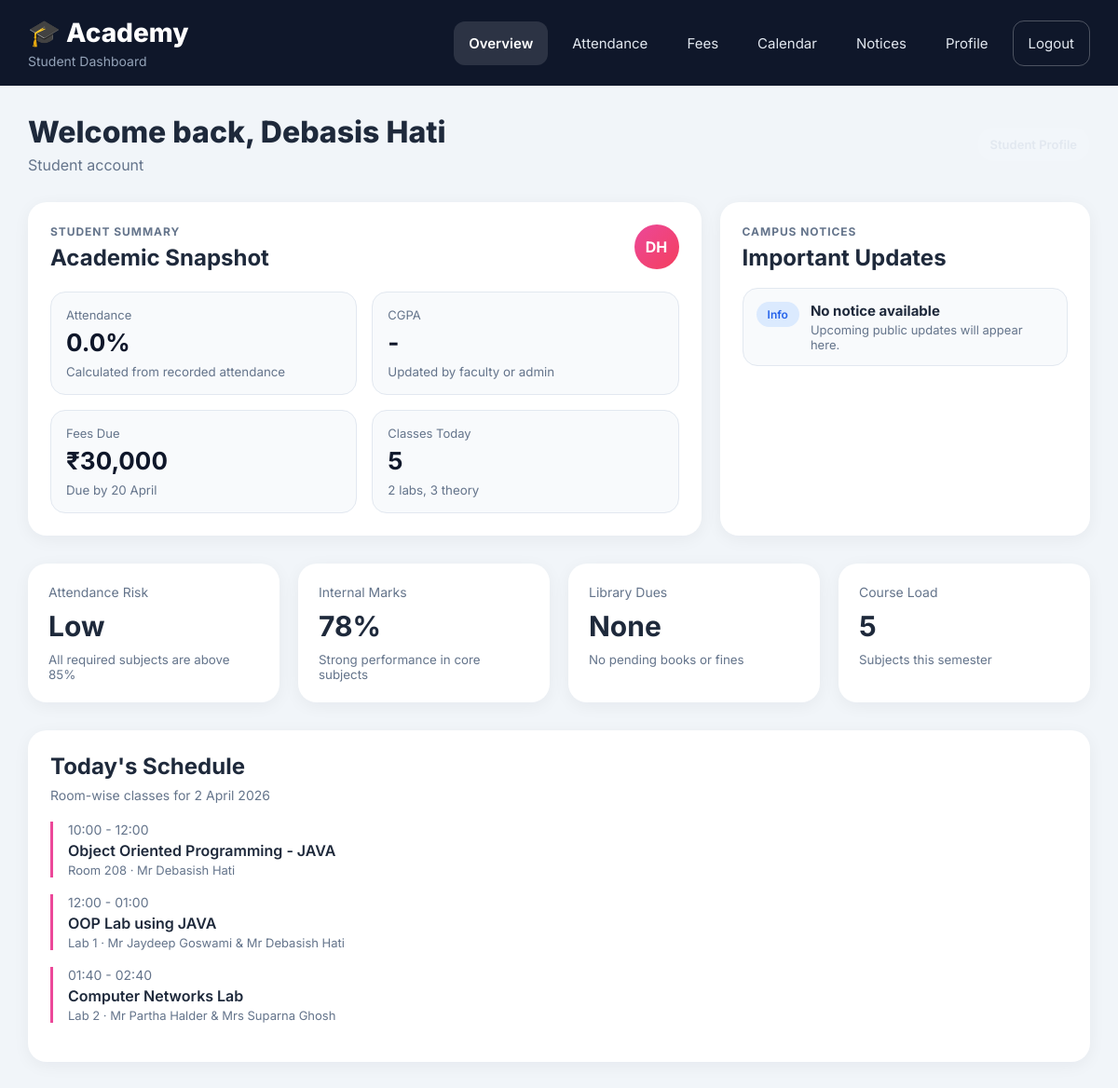
The page /students/dashboard/ (signed in) on the database as committed earlier.
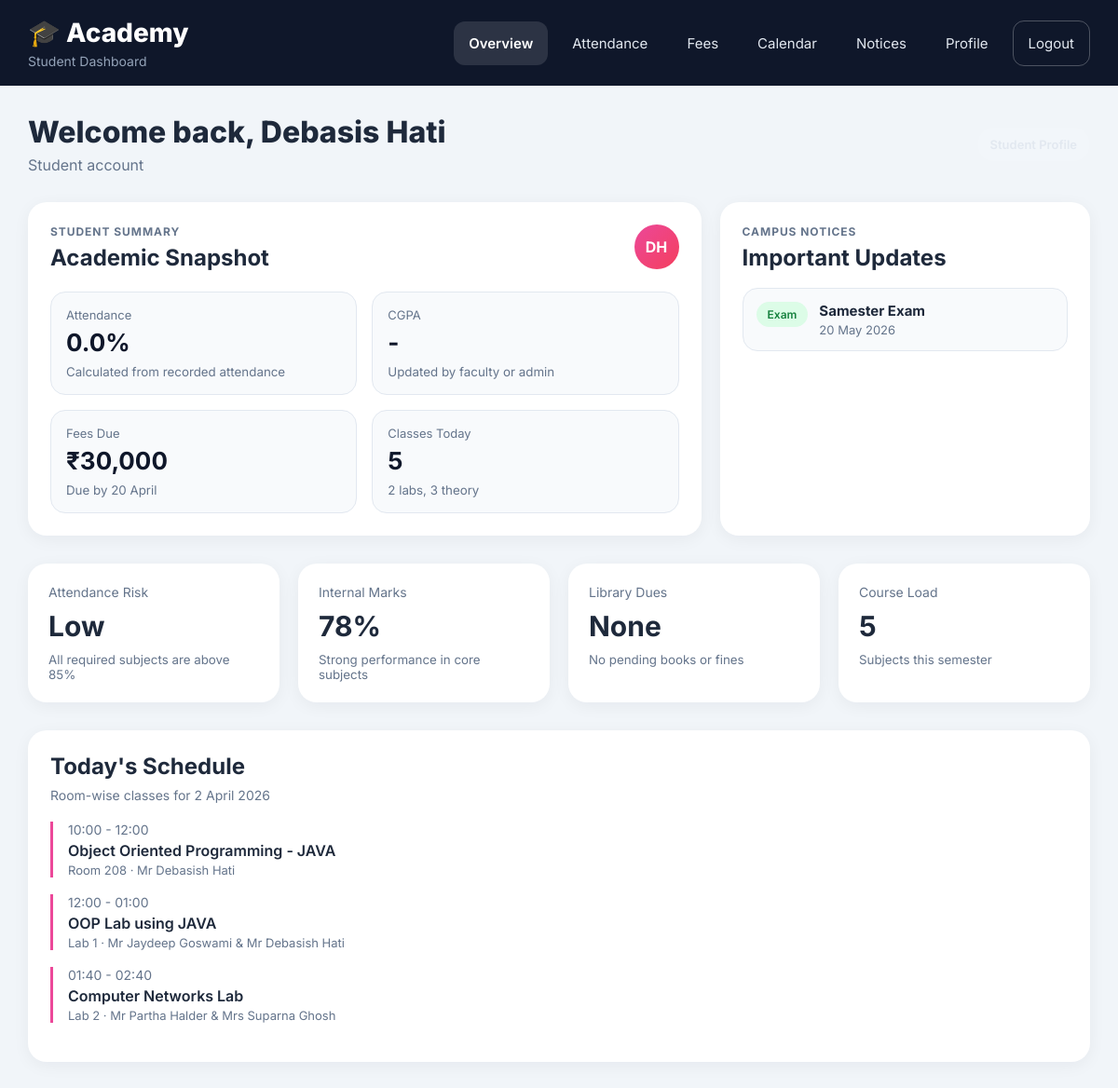
The same page on the database as committed later.
### apps/students/models.py (models this page shows, shortened)
class AcademicCalendarEvent(models.Model):
	EVENT_TYPE_CHOICES = [
		('Event', 'Event'),
		('Holiday', 'Holiday'),
		('Exam', 'Exam'),
		('Notice', 'Notice'),
		('Meeting', 'Meeting'),
	]
	VISIBILITY_CHOICES = [
		('ALL', 'All Users'),
		('FACULTY_ADMIN', 'Faculty and Admin Only'),
	]
	title = models.CharField(max_length=200)
	event_date = models.DateField()
	event_type = models.CharField(max_length=20, choices=EVENT_TYPE_CHOICES, default='Event')
	description = models.TextField(blank=True)
	venue = models.CharField(max_length=200, blank=True)
	visibility = models.CharField(max_length=20, choices=VISIBILITY_CHOICES, default='ALL')
	posted_by = models.ForeignKey(User, on_delete=models.SET_NULL, null=True, blank=True, related_name='posted_academic_events')
	is_active = models.BooleanField(default=True)
	created_at = models.DateTimeField(auto_now_add=True)
	class Meta:
		ordering = ['event_date', 'title']

### apps/students/views.py (the view, shortened to what this page needs)
# urls.py: path('dashboard/', views.student_dashboard, name='dashboard'),
@login_required
def student_dashboard(request):
	profile = getattr(request.user, 'student_profile', None)
	display_name = request.user.get_full_name().strip() or request.user.username
	name_parts = [part[0].upper() for part in display_name.split() if part]
	avatar_text = ''.join(name_parts[:2]) if name_parts else display_name[:2].upper()
	today = date.today()
	selected_month_value = request.GET.get('month', '').strip()
	selected_year = today.year
	selected_month_number = today.month
	selected_month = f'{selected_year:04d}-{selected_month_number:02d}'
	selected_month_label = date(selected_year, selected_month_number, 1).strftime('%B %Y')
	calendar_weekdays = ['Mon', 'Tue', 'Wed', 'Thu', 'Fri', 'Sat', 'Sun']
	month_first_weekday, month_total_days = pycalendar.monthrange(selected_year, selected_month_number)
	month_events_qs = AcademicCalendarEvent.objects.filter(
		is_active=True,
		visibility='ALL',
		event_date__year=selected_year,
		event_date__month=selected_month_number,
	).exclude(
		event_type='Meeting',
	).order_by('event_date', 'title')
	upcoming_events_qs = AcademicCalendarEvent.objects.filter(
		is_active=True,
		visibility='ALL',
		event_date__gte=today,
	).exclude(
		event_type='Meeting',
	).order_by('event_date', 'title')
	event_badge_map = {
		'Event': 'blue',
		'Holiday': 'pink',
		'Exam': 'green',
		'Notice': 'yellow',
	}
	month_event_dates = set(month_events_qs.values_list('event_date', flat=True))
	calendar_cells = []
	for _ in range(month_first_weekday):
		calendar_cells.append({'is_empty': True, 'day_number': '', 'is_today': False, 'has_event': False})
	for day_number in range(1, month_total_days + 1):
		cell_date = date(selected_year, selected_month_number, day_number)
		calendar_cells.append({
			'is_empty': False,
			'day_number': day_number,
			'is_today': cell_date == today,
			'has_event': cell_date in month_event_dates,
		})
	while len(calendar_cells) % 7 != 0:
		calendar_cells.append({'is_empty': True, 'day_number': '', 'is_today': False, 'has_event': False})
	calendar_upcoming_dates = [
		{
			'title': item.title,
			'event_type': item.event_type,
			'event_date': item.event_date,
			'description': item.description,
		}
		for item in upcoming_events_qs[:4]
	]
	calendar_month_events = [
		{
			'title': item.title,
			'event_type': item.event_type,
			'badge_class': event_badge_map.get(item.event_type, 'blue'),
			'event_date': item.event_date,
			'description': item.description,
			'venue': item.venue,
		}
		for item in month_events_qs
	]
	attendance_overall_percentage = 0.0
	attendance_total_classes = 0
	attendance_present_classes = 0
	attendance_absent_classes = 0
	monthly_overall_percentage = 0.0
	monthly_total_classes = 0
	monthly_present_classes = 0
	monthly_absent_classes = 0
	attendance_monthly_rows = []
	fee_current_structure = None
	fee_structures = []
	fee_payment_rows = []
	fee_receipts = []
	fee_recent_payment = None
	assignment_rows = []
	fee_summary = {
		'current_semester_label': '-',
		'current_fee': 0,
		'paid_total': 0,
		'pending_balance': 0,
		'clearance_percentage': 0.0,
		'annual_total': 0,
		'payment_mode': '-',
		'due_date': None,
		'current_due_message': 'No fee structure available.',
		'paid_semesters': 0,
		'total_semesters': 0,
	}
	return render(request, 'student_dashboard.html', {
		'profile': profile,
		'display_name': display_name,
		'avatar_text': avatar_text,
		'overall_gpa': profile.overall_gpa if profile else None,
		'selected_month': selected_month,
		'selected_month_label': selected_month_label,
		'attendance_overall_percentage': attendance_overall_percentage,
		'attendance_total_classes': attendance_total_classes,
		'attendance_present_classes': attendance_present_classes,
		'attendance_absent_classes': attendance_absent_classes,
		'monthly_overall_percentage': monthly_overall_percentage,
		'monthly_total_classes': monthly_total_classes,
		'monthly_present_classes': monthly_present_classes,
		'monthly_absent_classes': monthly_absent_classes,
		'attendance_monthly_rows': attendance_monthly_rows,
		'fee_current_structure': fee_current_structure,
		'fee_structures': fee_structures,
		'fee_payment_rows': fee_payment_rows,
		'fee_receipts': fee_receipts,
		'fee_recent_payment': fee_recent_payment,
		'fee_summary': fee_summary,
		'calendar_weekdays': calendar_weekdays,
		'calendar_cells': calendar_cells,
		'calendar_upcoming_dates': calendar_upcoming_dates,
		'calendar_month_events': calendar_month_events,
		'assignment_rows': assignment_rows,
	})

### templates/student_dashboard.html (shortened to what this page needs)
<!DOCTYPE html>
<html lang="en">
<head>
  {% load static %}
  <link rel="stylesheet" href="{% static 'css/student_dashboard.css' %}">
</head>
<body>
  <main style="display: contents;">
  <div class="dashboard">
    <header class="navbar">
      <div class="logo">
        <h1>🎓 Academy</h1>
        <p>Student Dashboard</p>
      </div>
      <nav class="nav-links" id="primary-navigation">
        <a href="#overview" class="active">Overview</a>
        <a href="#attendance">Attendance</a>
        <a href="#payments">Fees</a>
        <a href="#calendar">Calendar</a>
        <a href="#events">Notices</a>
        <a href="#profile">Profile</a>
        <form action="{% url 'students:logout' %}" method="post" class="nav-logout-form">
          <button type="submit" class="nav-logout-btn">Logout</button>
        </form>
      </nav>
    </header>
    <div class="main">
      <section class="page-section" id="overview">
        <div class="topbar">
          <div>
            <h2>Welcome back, {{ display_name }}</h2>
            <p>
              {% if profile %}
                {{ profile.get_course_display }}, Semester {{ profile.semester }}
              {% else %}
                Student account
              {% endif %}
            </p>
          </div>
          <div class="student-chip">
          </div>
        </div>
        <div class="hero-grid">
          <div class="hero-card primary-card">
            <div class="hero-card-head">
              <div>
                <p class="eyebrow">Student Summary</p>
                <h3>Academic Snapshot</h3>
              </div>
              <div class="avatar">
                {% if profile and profile.profile_photo %}
                  <img src="{{ profile.profile_photo.url }}" alt="{{ display_name }} profile photo" class="avatar-image">
                {% else %}
                  {{ avatar_text }}
                {% endif %}
              </div>
            </div>
            <div class="metric-grid">
              <div class="metric">
                <span>Attendance</span>
                <strong>{{ attendance_overall_percentage }}%</strong>
                <small>Calculated from recorded attendance</small>
              </div>
              <div class="metric">
                <span>CGPA</span>
                <strong>{% if profile and profile.overall_gpa is not None %}{{ profile.overall_gpa }}{% else %}-{% endif %}</strong>
                <small>Updated by faculty or admin</small>
              </div>
              <div class="metric">
                <span>Fees Due</span>
                <strong>₹30,000</strong>
                <small>Due by 20 April</small>
              </div>
              <div class="metric">
                <span>Classes Today</span>
                <strong>5</strong>
                <small>2 labs, 3 theory</small>
              </div>
            </div>
          </div>
          <div class="hero-card notice-card">
            <p class="eyebrow">Campus Notices</p>
            <h3>Important Updates</h3>
            <div class="notice-list">
              {% for event in calendar_upcoming_dates %}
              <div class="notice-item">
                <span class="badge {% if event.event_type == 'Exam' %}green{% elif event.event_type == 'Notice' %}blue{% elif event.event_type == 'Holiday' %}pink{% else %}yellow{% endif %}">{{ event.event_type }}</span>
                <div>
                  <strong>{{ event.title }}</strong>
                  <p>{{ event.event_date|date:'j M Y' }}</p>
                </div>
              </div>
              {% empty %}
              <div class="notice-item">
                <span class="badge blue">Info</span>
                <div>
                  <strong>No notice available</strong>
                  <p>Upcoming public updates will appear here.</p>
                </div>
              </div>
              {% endfor %}
            </div>
          </div>
        </div>
        <div class="cards">
          <div class="card">
            <p>Attendance Risk</p>
            <h3>Low</h3>
            <small>All required subjects are above 85%</small>
          </div>
          <div class="card">
            <p>Internal Marks</p>
            <h3>78%</h3>
            <small>Strong performance in core subjects</small>
          </div>
          <div class="card">
            <p>Library Dues</p>
            <h3>None</h3>
            <small>No pending books or fines</small>
          </div>
          <div class="card">
            <p>Course Load</p>
            <h3>5</h3>
            <small>Subjects this semester</small>
          </div>
        </div>
        <div class="section-box">
          <h3>Today's Schedule</h3>
          <p class="sub">Room-wise classes for 2 April 2026</p>
          <div class="schedule-item">
            <div class="time">10:00 - 12:00</div>
            <div class="title">Object Oriented Programming - JAVA</div>
            <div class="teacher">Room 208 · Mr Debasish Hati</div>
          </div>
          <div class="schedule-item">
            <div class="time">12:00 - 01:00</div>
            <div class="title">OOP Lab using JAVA</div>
            <div class="teacher">Lab 1 · Mr Jaydeep Goswami & Mr Debasish Hati</div>
          </div>
          <div class="schedule-item">
            <div class="time">01:40 - 02:40</div>
            <div class="title">Computer Networks Lab</div>
            <div class="teacher">Lab 2 · Mr Partha Halder & Mrs Suparna Ghosh</div>
          </div>
        </div>
      </section>
    </div>
  </div>
  </main>
</body>
</html>

### static/css/student_dashboard.css (style rules this page uses)
* { margin: 0; padding: 0; box-sizing: border-box; font-family: 'Inter', sans-serif; }
body { background: #f1f5f9; color: #1e293b; overflow-x: hidden; }
.student-chip { padding: 10px 14px; border-radius: 999px; background: rgba(255, 255, 255, 0.08); color: #e2e8f0; font-size: 13px; font-weight: 600; }
.hero-grid { display: grid; grid-template-columns: 2fr 1.1fr; gap: 20px; margin-bottom: 30px; }
.hero-card { background: white; padding: 24px; border-radius: 20px; box-shadow: 0 4px 18px rgba(15, 23, 42, 0.05); }
.hero-card-head { display: flex; align-items: flex-start; justify-content: space-between; gap: 16px; margin-bottom: 22px; }
.eyebrow { color: #64748b; font-size: 12px; font-weight: 700; text-transform: uppercase; letter-spacing: 0.08em; margin-bottom: 6px; }
.hero-card h3, .notice-card h3 { font-size: 24px; }
.metric-grid { display: grid; grid-template-columns: repeat(2, 1fr); gap: 16px; }
.metric { background: #f8fafc; border: 1px solid #e2e8f0; border-radius: 16px; padding: 16px; }
.metric span { display: block; color: #64748b; font-size: 13px; margin-bottom: 6px; }
.metric strong { display: block; font-size: 26px; color: #0f172a; }
.metric small { display: block; margin-top: 8px; color: #64748b; }
.notice-list { display: grid; gap: 14px; margin-top: 18px; }
.notice-item { display: flex; gap: 12px; align-items: flex-start; padding: 14px; border-radius: 16px; background: #f8fafc; border: 1px solid #e2e8f0; }
.notice-item strong { display: block; font-size: 15px; margin-bottom: 3px; }
.notice-item p { color: #64748b; font-size: 13px; }
.dashboard { display: flex; flex-direction: column; min-height: 100vh; }
.navbar { width: 100%; padding: 18px 30px; background: #0f172a; color: white; display: flex; align-items: center; gap: 24px; justify-content: space-between; }
.logo h1 { font-size: 28px; font-weight: 800; }
.logo p { font-size: 14px; color: #94a3b8; margin-top: 5px; }
.nav-links { display: flex; align-items: center; gap: 10px; flex-wrap: wrap; }
.nav-links a { text-decoration: none; color: #e2e8f0; padding: 14px 16px; border-radius: 12px; transition: 0.3s; font-size: 15px; }
.nav-links a:hover, .nav-links a.active { background: rgba(255,255,255,0.12); color: white; font-weight: 600; }
.nav-logout-form { margin: 0; }
.nav-logout-btn { border: 1px solid rgba(255, 255, 255, 0.26); background: transparent; color: #e2e8f0; border-radius: 12px; padding: 14px 16px; font-size: 15px; cursor: pointer; transition: 0.3s; }
.main { flex: 1; padding: 30px; min-width: 0; }
.page-section { display: none; scroll-margin-top: 96px; }
.page-section.active { display: block; }
.topbar { display: flex; justify-content: space-between; align-items: center; margin-bottom: 30px; }
.topbar h2 { font-size: 32px; font-weight: 800; }
.topbar p { color: #64748b; margin-top: 6px; }
.avatar { width: 48px; height: 48px; border-radius: 50%; background: linear-gradient(135deg, #ec4899, #f43f5e); color: white; display: flex; align-items: center; justify-content: center; font-weight: 700; }
.cards { display: grid; grid-template-columns: repeat(4, 1fr); gap: 20px; margin-bottom: 30px; }
.card { background: white; padding: 22px; border-radius: 20px; box-shadow: 0 4px 18px rgba(15, 23, 42, 0.05); }
.card p { color: #64748b; font-size: 14px; }
.card h3 { font-size: 30px; margin-top: 10px; }
.card small { display: block; margin-top: 10px; color: #64748b; }
.section-box { background: white; padding: 24px; border-radius: 20px; box-shadow: 0 4px 18px rgba(15, 23, 42, 0.05); margin-bottom: 25px; }
.section-box h3 { margin-bottom: 8px; font-size: 24px; }
.section-box p.sub { color: #64748b; font-size: 14px; margin-bottom: 20px; }
.schedule-item { border-left: 3px solid #ec4899; padding-left: 16px; margin-bottom: 18px; }
.schedule-item .time { font-size: 14px; color: #64748b; }
.schedule-item .title { font-weight: 600; margin-top: 4px; }
.schedule-item .teacher { font-size: 13px; color: #64748b; margin-top: 3px; }
.badge { padding: 6px 12px; border-radius: 999px; font-size: 12px; font-weight: 600; }
.badge.green { background: #dcfce7; color: #15803d; }

Rows that differ between the two databases and show on the page:
added AcademicCalendarEvent: event_type "Exam", title "Samester Exam", event_date "20 May 2026"
Other text that changed with them:
text no longer shown: "Info No notice available Upcoming public updates will appear here."
